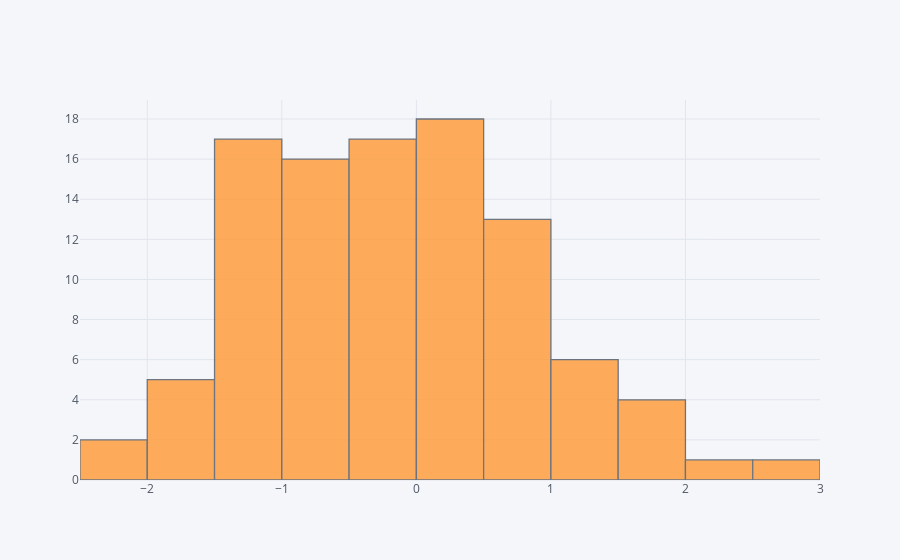

Write notebook code for a chart like this one.
### Markdown cell above
## histogram

### Code cell
df['A'].iplot(kind='hist', bins=25)

### Figure 1 — Plotly figure (JSON) as saved in the notebook; plotly's stock layout.template omitted (floating-point values rounded to 4 significant figures)
{"data": [{"histfunc": "count", "histnorm": "", "marker": {"color": "rgba(255, 153, 51, 1.0)", "line": {"color": "#4D5663", "width": 1.3}}, "name": "A", "nbinsx": 25, "opacity": 0.8, "orientation": "v", "type": "histogram", "uid": "12202e95-f1a4-4c7d-9d4b-f2cf6bded5b3", "x": [0.1059, -0.7674, 0.6468, -0.4131, 2.076, 1.83, 0.1571, 0.6149, -0.2798, 0.2995, 0.4082, -0.6085, 0.7786, -1.882, -0.4051, -1.099, -1.1, -1.143, -0.6175, -0.5222, -0.4826, -0.24, -1.085, 0.9978, -0.3344, -1.211, 0.6611, 2.681, -1.612, -1.22, -0.3486, 0.8174, -0.3703, 0.1286, -0.3011, 0.1392, 0.0604, 0.5024, -1.158, -0.2794, 1.667, -0.7845, -1.845, 1.147, -1.282, -0.7689, -1.748, 1.048, 0.1723, 0.1056, -0.4013, -0.7148, 1.166, -0.1078, -2.369, -1.472, 0.9573, 1.431, -1.135, -2.077, 0.2649, 1.235, -1.877, 0.2439, -0.5758, 0.3963, 0.1492, -0.3991, 0.4217, 0.6225, 1.918, -1.044, -0.3026, -0.09305, 0.8699, 1.275, -0.5006, -0.7691, -0.5626, -0.4635, 0.2596, -0.722, -0.6378, -1.38, -0.8305, -1.095, -1.457, 0.5449, 0.06517, -0.7818, 1.673, 0.732, -0.9454, 0.8854, -1.056, 0.1214, -1.021, -0.3236, 0.08031, -1.208]}], "layout": {"barmode": "overlay", "legend": {"bgcolor": "#F5F6F9", "font": {"color": "#4D5663"}}, "paper_bgcolor": "#F5F6F9", "plot_bgcolor": "#F5F6F9", "title": {"font": {"color": "#4D5663"}}, "xaxis": {"gridcolor": "#E1E5ED", "showgrid": true, "tickfont": {"color": "#4D5663"}, "title": {"font": {"color": "#4D5663"}, "text": ""}, "zerolinecolor": "#E1E5ED"}, "yaxis": {"gridcolor": "#E1E5ED", "showgrid": true, "tickfont": {"color": "#4D5663"}, "title": {"font": {"color": "#4D5663"}, "text": ""}, "zerolinecolor": "#E1E5ED"}}}
